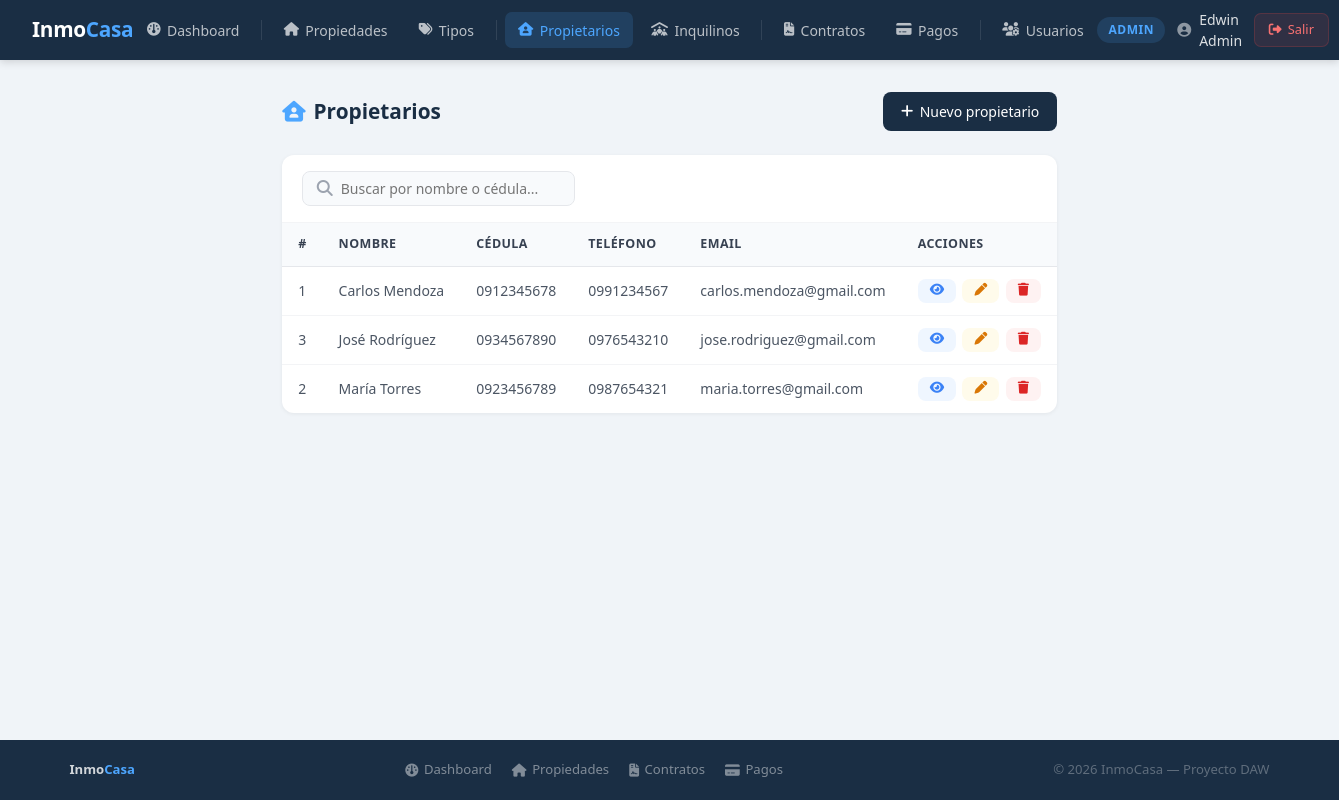
/index.php?action=propietarios (signed in), run on the app's committed database.
### tables this page shows
CREATE TABLE IF NOT EXISTS propietarios (
    id INT AUTO_INCREMENT PRIMARY KEY,
    nombre VARCHAR(100) NOT NULL,
    cedula VARCHAR(13) NOT NULL UNIQUE,
    telefono VARCHAR(15),
    email VARCHAR(100) NOT NULL UNIQUE,
    direccion VARCHAR(200),
    created_at TIMESTAMP DEFAULT CURRENT_TIMESTAMP
);

### app/controllers/PropietarioController.php (called while the page is built, shortened)
<?php
include_once __DIR__ . '/../models/Propietario.php';
class PropietarioController {
    private $modelo;
    public function __construct() {
        $this->modelo = new Propietario();
    }
    public function index() {
        $propietarios = $this->modelo->obtenerTodos();
        include_once __DIR__ . '/../views/propietarios/index.php';
    }
}
?>

### config/database.example.php (called while the page is built, shortened)
<?php
class Database{
    private static $conn = null;
    public static function getConexion(){
        if( self::$conn === null){
            try{
                $dsn = 'mysql:host='.DB_HOST .
                ';port='. DB_PORT .
                ';dbname='.DB_NAME .
                ';charset=utf8';
                self::$conn = new PDO($dsn , DB_USER,DB_PASS ,[
                    PDO::ATTR_ERRMODE => PDO::ERRMODE_EXCEPTION,
                    PDO::ATTR_DEFAULT_FETCH_MODE => PDO::FETCH_ASSOC,
                    PDO::ATTR_EMULATE_PREPARES => false,
                ]);
            }catch(PDOException $e){
                die("Error de conexion: ". $e->getMessage());
            }
        }
        return self::$conn;
    }
}
?>

### app/models/Propietario.php (called while the page is built, shortened)
<?php
class Propietario {
    private $conn;
    public function __construct() {
        $this->conn = Database::getConexion();
    }
    public function obtenerTodos() {
        try {
            $sql = "SELECT * FROM propietarios ORDER BY nombre ASC";
            $stmt = $this->conn->prepare($sql);
            $stmt->execute();
            return $stmt->fetchAll();
        } catch (PDOException $e) {
            return ["exito" => false, "mensaje" => "Error al obtener propietarios: " . $e->getMessage()];
        }
    }
}
?>

### app/views/propietarios/index.php (the view, shortened to what this page needs)
<?php include_once __DIR__ . '/../layouts/header.php'; ?>
<?php
$propietarios = $propietarios ?? [];
$rol = $_SESSION['rol'];
?>
<div class="page-header">
    <div class="page-title"><i class="fa-solid fa-house-user"></i> Propietarios</div>
    <?php if ($rol === 'Admin'): ?>
        <a href="<?= BASE_URL ?>?action=propietario_crear" class="btn btn-primary">
            <i class="fa-solid fa-plus"></i> Nuevo propietario
        </a>
    <?php endif; ?>
</div>
<div class="table-wrap">
    <div class="table-toolbar">
        <div class="search-box">
            <i class="fa-solid fa-magnifying-glass" style="color:#9ca3af"></i>
            <input type="text" id="buscador" placeholder="Buscar por nombre o cédula..." onkeyup="filtrarTabla()">
        </div>
    </div>
    <?php if (empty($propietarios)): ?>
        <div class="empty-state"><i class="fa-solid fa-users-slash"></i> No hay propietarios registrados</div>
    <?php else: ?>
        <table id="tablaPropietarios">
            <thead>
                <tr><th>#</th><th>Nombre</th><th>Cédula</th><th>Teléfono</th><th>Email</th><th>Acciones</th></tr>
            </thead>
            <tbody>
                <?php foreach ($propietarios as $p): ?>
                <tr>
                    <td><?= $p['id'] ?></td>
                    <td><?= htmlspecialchars($p['nombre']) ?></td>
                    <td><?= htmlspecialchars($p['cedula']) ?></td>
                    <td><?= htmlspecialchars($p['telefono'] ?? '—') ?></td>
                    <td><?= htmlspecialchars($p['email']) ?></td>
                    <td>
                        <div class="acciones">
                            <a href="<?= BASE_URL ?>?action=propietario_detalle&id=<?= $p['id'] ?>" class="btn btn-sm btn-info" title="Ver"><i class="fa-solid fa-eye"></i></a>
                            <?php if ($rol === 'Admin'): ?>
                                <a href="<?= BASE_URL ?>?action=propietario_editar&id=<?= $p['id'] ?>" class="btn btn-sm btn-warning" title="Editar"><i class="fa-solid fa-pen"></i></a>
                                <a href="<?= BASE_URL ?>?action=propietario_eliminar&id=<?= $p['id'] ?>" class="btn btn-sm btn-danger" title="Eliminar" onclick="return confirm('¿Eliminar este propietario?')"><i class="fa-solid fa-trash"></i></a>
                            <?php endif; ?>
                        </div>
                    </td>
                </tr>
                <?php endforeach; ?>
            </tbody>
        </table>
    <?php endif; ?>
</div>
<?php include_once __DIR__ . '/../layouts/footer.php'; ?>

### public/css/style.css (style rules this page uses)
*, *::before, *::after { margin: 0; padding: 0; box-sizing: border-box; }
html { font-size: 16px; }
body { font-family: 'Segoe UI', system-ui, -apple-system, sans-serif; background: #f0f4f8; color: #1a2e44; min-height: 100vh; line-height: 1.5; display: flex; flex-direction: column; }
a { color: #4da6ff; text-decoration: none; transition: color 0.2s; }
.btn { display: inline-flex; align-items: center; gap: 0.4rem; padding: 0.55rem 1.1rem; border-radius: 8px; font-size: 0.875rem; font-weight: 500; text-decoration: none; cursor: pointer; border: none; transition: all 0.2s; white-space: nowrap; }
.btn-primary { background: #1a2e44; color: #fff; }
.btn-warning { background: #fffbeb; color: #d97706; }
.btn-danger { background: #fef2f2; color: #dc2626; }
.btn-info { background: #eff6ff; color: #3b82f6; }
.btn-sm { padding: 0.35rem 0.75rem; font-size: 0.8rem; }
.table-wrap { background: #fff; border-radius: 12px; box-shadow: 0 1px 4px rgba(0,0,0,0.06); overflow: hidden; }
.table-toolbar { padding: 1rem 1.25rem; border-bottom: 1px solid #f3f4f6; display: flex; align-items: center; justify-content: space-between; flex-wrap: wrap; gap: 0.75rem; }
table { width: 100%; border-collapse: collapse; font-size: 0.875rem; }
thead { background: #f8fafc; border-bottom: 1px solid #e5e7eb; }
th { padding: 0.75rem 1rem; text-align: left; font-weight: 600; color: #374151; font-size: 0.78rem; text-transform: uppercase; letter-spacing: 0.4px; white-space: nowrap; }
td { padding: 0.75rem 1rem; color: #4b5563; border-bottom: 1px solid #f3f4f6; vertical-align: middle; }
tr:last-child td { border-bottom: none; }
input[type="text"], input[type="email"], input[type="password"], input[type="number"], input[type="date"], select, textarea { width: 100%; padding: 0.65rem 0.9rem; border: 1.5px solid #e5e7eb; border-radius: 8px; font-size: 0.9rem; color: #1a2e44; background: #fafafa; outline: none; transition: border-color 0.2s, background 0.2s; font-family: inherit; }
.search-box { display: flex; align-items: center; gap: 0.5rem; background: #f8fafc; border: 1.5px solid #e5e7eb; border-radius: 8px; padding: 0.45rem 0.85rem; }
.search-box input { border: none; background: none; outline: none; font-size: 0.875rem; color: #1a2e44; width: 220px; padding: 0; }
.acciones { display: flex; gap: 0.4rem; flex-wrap: wrap; }
.page-header { display: flex; align-items: center; justify-content: space-between; margin-bottom: 1.5rem; flex-wrap: wrap; gap: 1rem; }
.page-title { font-size: 1.3rem; font-weight: 600; color: #1a2e44; display: flex; align-items: center; gap: 0.5rem; }
.page-title i { color: #4da6ff; }

### app/views/layouts/header.php (style rules this page uses)
* { margin: 0; padding: 0; box-sizing: border-box; }
body { font-family: 'Segoe UI', sans-serif; background: #f0f4f8; min-height: 100vh; display: flex; flex-direction: column; }

### data on the page
propietarios: id "1", nombre "Carlos Mendoza", cedula "0912345678", telefono "0991234567", email "carlos.mendoza@gmail.com"
propietarios: id "3", nombre "José Rodríguez", cedula "0934567890", telefono "0976543210", email "jose.rodriguez@gmail.com"
propietarios: id "2", nombre "María Torres", cedula "0923456789", telefono "0987654321", email "maria.torres@gmail.com"

### other printed values
$rol "ADMIN"
$nombre "Edwin Admin"
